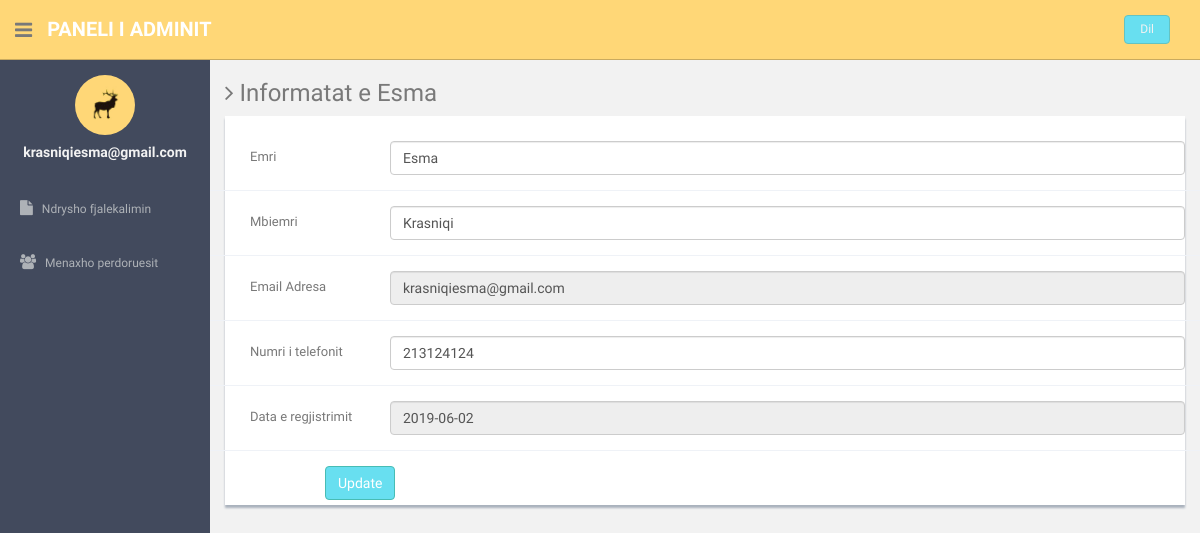
Screenshot of /admin/update-profile.php?uid=9 (signed in) with the database file from the repository.
### tables this page shows
CREATE TABLE IF NOT EXISTS `users` (
  `id` int(11) NOT NULL,
  `fname` varchar(255) NOT NULL,
  `lname` varchar(255) NOT NULL,
  `email` varchar(255) NOT NULL,
  `password` varchar(300) NOT NULL,
  `contactno` varchar(11) NOT NULL,
  `posting_date` date NOT NULL
);

### admin/update-profile.php (the view, shortened to what this page needs)
<?php
include'dbconnection.php';
?>
<!DOCTYPE html>
<html lang="en">
  <head>
    <link href="assets/css/bootstrap.css" rel="stylesheet">
    <link href="assets/font-awesome/css/font-awesome.css" rel="stylesheet" />
    <link href="assets/css/style.css" rel="stylesheet">
    <link href="assets/css/style-responsive.css" rel="stylesheet">
  </head>
  <body>
  <section id="container" >
      <header class="header black-bg">
              <div class="sidebar-toggle-box">
                  <div class="fa fa-bars tooltips" data-placement="right" data-original-title="Toggle Navigation"></div>
              </div>
            <a href="#" class="logo"><b>Paneli i adminit</b></a>
            <div class="top-menu">
            	<ul class="nav pull-right top-menu">
                    <li><a class="logout" href="logout.php">Dil</a></li>
            	</ul>
            </div>
        </header>
      <aside>
          <div id="sidebar"  class="nav-collapse ">
              <ul class="sidebar-menu" id="nav-accordion">
              	  <p class="centered"><a href="#"><img src="assets/img/ui-sam.jpg" class="img-circle" width="60"></a></p>
              	  <h5 class="centered"><?php echo $_SESSION['login'];?></h5>
                  <li class="mt">
                      <a href="change-password.php">
                          <i class="fa fa-file"></i>
                          <span>Ndrysho fjalekalimin</span>
                      </a>
                  </li>
                  <li class="sub-menu">
                      <a href="manage-users.php" >
                          <i class="fa fa-users"></i>
                          <span>Menaxho perdoruesit</span>
                      </a>
                  </li>
              </ul>
          </div>
      </aside>
      <?php $ret=mysqli_query($con,"select * from users where id='".$_GET['uid']."'");
	  while($row=mysqli_fetch_array($ret))
	  {?>
      <section id="main-content">
          <section class="wrapper">
          	<h3><i class="fa fa-angle-right"></i> Informatat e <?php echo $row['fname'];?></h3>
				<div class="row">
                  <div class="col-md-12">
                      <div class="content-panel">
                           <form class="form-horizontal style-form" name="form1" method="post" action="" onSubmit="return valid();">
                          <div class="form-group">
                              <label class="col-sm-2 col-sm-2 control-label" style="padding-left:40px;">Emri </label>
                              <div class="col-sm-10">
                                  <input type="text" class="form-control" name="fname" value="<?php echo $row['fname'];?>" >
                              </div>
                          </div>
                              <div class="form-group">
                              <label class="col-sm-2 col-sm-2 control-label" style="padding-left:40px;">Mbiemri</label>
                              <div class="col-sm-10">
                                  <input type="text" class="form-control" name="lname" value="<?php echo $row['lname'];?>" >
                              </div>
                          </div>
                              <div class="form-group">
                              <label class="col-sm-2 col-sm-2 control-label" style="padding-left:40px;">Email Adresa </label>
                              <div class="col-sm-10">
                                  <input type="text" class="form-control" name="email" value="<?php echo $row['email'];?>" readonly >
                              </div>
                          </div>
                               <div class="form-group">
                              <label class="col-sm-2 col-sm-2 control-label" style="padding-left:40px;">Numri i telefonit </label>
                              <div class="col-sm-10">
                                  <input type="text" class="form-control" name="contact" value="<?php echo $row['contactno'];?>" >
                              </div>
                          </div>
                            <div class="form-group">
                              <label class="col-sm-2 col-sm-2 control-label" style="padding-left:40px;">Data e regjistrimit</label>
                              <div class="col-sm-10">
                                  <input type="text" class="form-control" name="contact" value="<?php echo $row['posting_date'];?>" readonly >
                              </div>
                          </div>
                          <div style="margin-left:100px;">
                          <input type="submit" name="Submit" value="Update" class="btn btn-theme"></div>
                          </form>
                      </div>
                  </div>
              </div>
		</section>
        <?php } ?>
      </section></section>
  </body>
</html>

### admin/assets/css/style.css (style rules this page uses)
body { color: #797979; background: #f2f2f2; font-family: 'Ruda', sans-serif; padding: 0px !important; margin: 0px !important; font-size:13px; }
ul li { list-style: none; }
a, a:hover, a:focus { text-decoration: none; outline: none; }
#container { width: 100%; height: 100%; }
.btn-theme { color: #fff; background-color: #68dff0; border-color: #48bcb4; }
.centered { text-align: center; }
.mt { margin-top: 25px; }
ul.top-menu > li > .logout { color: #f2f2f2; font-size: 12px; border-radius: 4px; -webkit-border-radius: 4px; border: 1px solid #64c3c2 !important; padding: 5px 15px; margin-right: 15px; background: #68dff0; margin-top: 15px; }
#sidebar { width: 210px; height: 100%; position: fixed; background: #424a5d; }
#sidebar h5 { color: #f2f2f2; font-weight: 700; }
#sidebar ul li { position: relative; }
ul.sidebar-menu , ul.sidebar-menu li ul.sub { margin: -2px 0 0; padding: 0; }
ul.sidebar-menu { margin-top: 75px; }
ul.sidebar-menu li { margin-bottom: 5px; margin-left:10px; margin-right:10px; }
ul.sidebar-menu li.sub-menu { line-height: 15px; }
ul.sidebar-menu li a span { display: inline-block; }
ul.sidebar-menu li a { color: #aeb2b7; text-decoration: none; display: block; padding: 15px 0 15px 10px; font-size: 12px; outline: none; -webkit-transition: all 0.3s ease; -moz-transition: all 0.3s ease; -o-transition: all 0.3s ease; -ms-transition: all 0.3s ease; transition: all 0.3s ease; }
ul.sidebar-menu li a i { font-size: 15px; padding-right: 6px; }
#main-content { margin-left: 210px; }
.header, .footer { min-height: 60px; padding: 0 15px; }
.header { position: fixed; left: 0; right: 0; z-index: 1002; }
.black-bg { background: #ffd777; border-bottom: 1px solid #c9aa5f; }
.wrapper { display: inline-block; margin-top: 60px; padding-left: 15px; padding-right: 15px; padding-bottom: 15px; padding-top: 0px; width: 100%; }
a.logo { font-size: 20px; color: #ffffff; float: left; margin-top: 15px; text-transform: uppercase; }
a.logo b { font-weight: 900; }
#top_menu .nav > li, ul.top-menu > li { float: left; }
ul.top-menu > li > a { color: #666666; font-size: 16px; border-radius: 4px; -webkit-border-radius: 4px; border:1px solid #666666 !important; padding: 2px 6px; margin-right: 15px; }
.sidebar-toggle-box { float: left; padding-right: 15px; margin-top: 20px; }
.sidebar-toggle-box .fa-bars { cursor: pointer; display: inline-block; font-size: 20px; }
.content-panel { background: #ffffff; box-shadow: 0px 3px 2px #aab2bd; padding-top: 15px; padding-bottom: 5px; }
label { font-weight: 400; }
.form-horizontal.style-form .form-group { border-bottom: 1px solid #eff2f7; padding-bottom: 15px; margin-bottom: 15px; }
@media (min-width: 768px) { .form-horizontal .control-label { text-align: left; } }

### rows the page displays
users: fname "Esma", lname "Krasniqi", email "krasniqiesma@gmail.com", contact "213124124", contact "2019-06-02"

### other values shown
$_SESSION['login'] "krasniqiesma@gmail.com"
